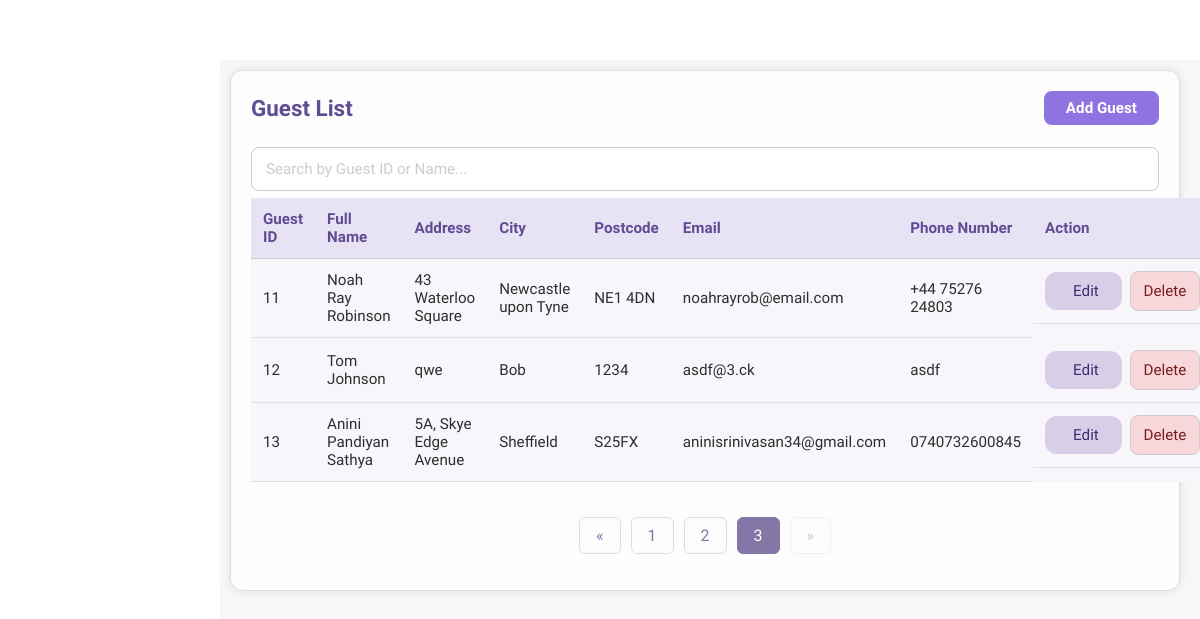
The app's page /guest.php?page=3 (signed in), older data.
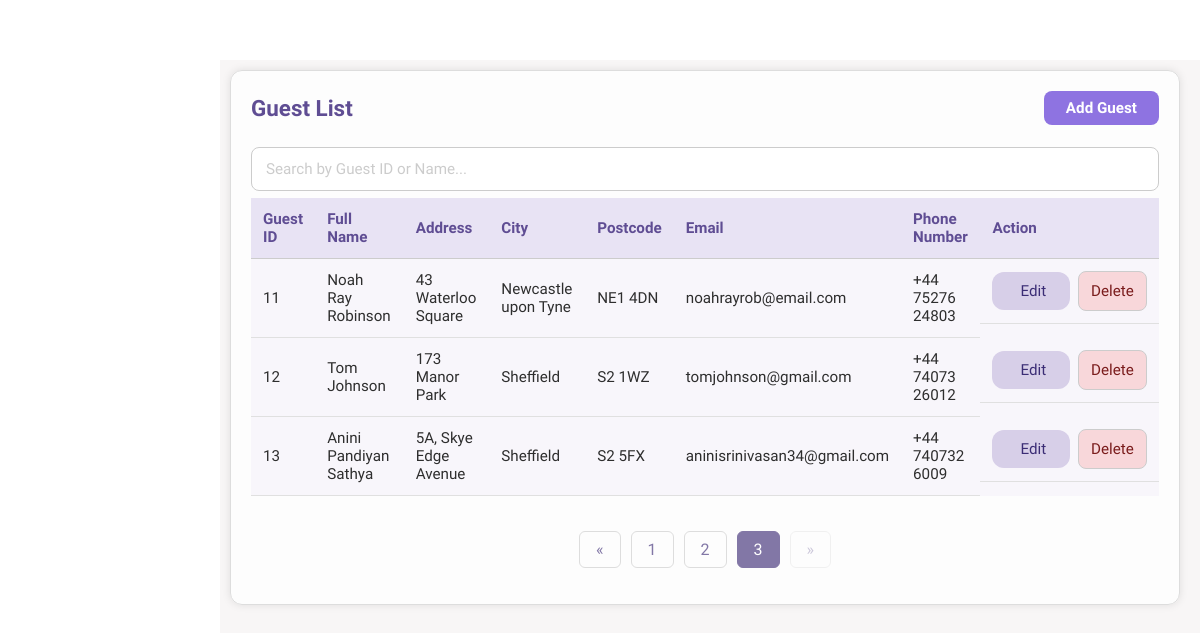
The same page, newer data.
### tables this page shows
CREATE TABLE GUEST(
GUEST_ID INTEGER NOT NULL PRIMARY KEY AUTOINCREMENT,
F_NAME TEXT NOT NULL,
M_NAME TEXT,
L_NAME TEXT NOT NULL,
GUEST_ADDRESS TEXT NOT NULL,
CITY TEXT NOT NULL,
POSTCODE TEXT NOT NULL,
GUEST_EMAIL TEXT NOT NULL UNIQUE,
GUEST_PHNO TEXT NOT NULL UNIQUE
);

### functions.php (the view, shortened to what this page needs)
<?php
function createDB()
{
    $db = new SQLite3('hotelSQL.db');
    $db->exec("PRAGMA foreign_keys = ON");
    return $db;
}
function GuestList($editingId = null, $limit = null, $offset = null)
{
    $db = createDB();
    $select_query = "SELECT * FROM GUEST ORDER BY GUEST_ID ASC";
    $select_query = applyPagination($select_query, $limit, $offset);
    $result = $db->query($select_query);
    while ($row = $result->fetchArray(SQLITE3_ASSOC)) {
        $name = trim($row['F_NAME'] . " " . $row['M_NAME'] . " " . $row['L_NAME']);
        if ($editingId == $row['GUEST_ID']) {
            echo "<form method='post'><tr>";
            echo "<td>" . $row['GUEST_ID'] . "</td>";
            echo "<input type='hidden' name='guest-id' value='" . $row['GUEST_ID'] . "'>";
            echo "<td>
                    <input type='text' name='fname' value='" . htmlspecialchars($row['F_NAME']) . "' required placeholder='First Name'><br>
                    <input type='text' name='mname' value='" . htmlspecialchars($row['M_NAME']) . "' placeholder='Middle Name'><br>
                    <input type='text' name='lname' value='" . htmlspecialchars($row['L_NAME']) . "' required placeholder='Last Name'>
                  </td>";
            echo "<td>
                    <input type='text' name='address'
                           value='" . htmlspecialchars($row['GUEST_ADDRESS']) . "' required>
                  </td>";
            echo "<td>
                    <input type='text' name='city'
                           value='" . htmlspecialchars($row['CITY']) . "' required>
                  </td>";
            echo "<td>
                    <input type='text' name='postcode'
                           value='" . htmlspecialchars($row['POSTCODE']) . "' required>
                  </td>";
            echo "<td>
                    <input type='email' name='email'
                           value='" . htmlspecialchars($row['GUEST_EMAIL']) . "' required>
                  </td>";
            echo "<td>
                    <input type='text' name='phone'
                           value='" . htmlspecialchars($row['GUEST_PHNO']) . "' required>
                  </td>";
            echo "<td>
                    <input type='submit' class='submit-btn' name='save' value='Save'>
                    <input type='submit' class='delete-button-in-list' name='cancel' value='Cancel'>
                  </td>";
            echo "</tr></form>";
        } else {
            echo "<form method='post'><tr>";
            echo "<td>" . $row['GUEST_ID'] . "</td>";
            echo "<td>" . $name . "</td>";
            echo "<td>" . $row['GUEST_ADDRESS'] . "</td>";
            echo "<td>" . $row['CITY'] . "</td>";
            echo "<td>" . $row['POSTCODE'] . "</td>";
            echo "<td>" . $row['GUEST_EMAIL'] . "</td>";
            echo "<td>" . $row['GUEST_PHNO'] . "</td>";
            echo "<td>
                    <input type='hidden' name='guest-id' value='" . $row['GUEST_ID'] . "'>
                    <input type='submit' class='edit-button-in-list' name='edit' value='Edit'>
                    <input type='button' class='delete-button-in-list' name='delete' value='Delete'>
                  </td>";
            echo "</tr></form>";
        }
    }
}
function applyPagination($sql, $limit, $offset)
{
    if ($limit !== null && $offset !== null) {
        $limit = (int) $limit;
        $offset = (int) $offset;
        $sql .= " LIMIT $limit OFFSET $offset";
    }
    return $sql;
}
?>

### guest.php (shortened to what this page needs)
<!DOCTYPE html>
<html lang="en">
<head>
    <link rel="stylesheet" href="style.css" />
</head>
<?php
require_once("functions.php");
$editingId = null;
$records_per_page = 5;
$current_page = isset($_GET["page"]) ? intval($_GET["page"]) : 1;
$db = createDB();
$total_query = "SELECT COUNT(*) AS total FROM GUEST";
$total_result = $db->query($total_query);
$total_row = $total_result->fetchArray(SQLITE3_ASSOC);
$total_records = (int) ($total_row['total'] ?? 0);
$total_pages = $total_records > 0 ? (int) ceil($total_records / $records_per_page) : 1;
$offset = ($current_page - 1) * $records_per_page;
?>
<body onload="loadNavbar()">
    <div class="main_content">
        <section class="add-container">
            <div class="heading-row">
                <h2>Guest List</h2>
                <a class="add-btn" href="guest-add.php">Add Guest</a>
            </div>
            <div class="search-bar">
                <input type="text" id="searchInput" placeholder="Search by Guest ID or Name..." autocomplete="off"
                    onkeyup="filterHotelList(this)">
            </div>
            <table class="base-table">
                <thead>
                    <tr>
                        <th>Guest ID</th>
                        <th>Full Name</th>
                        <th>Address</th>
                        <th>City</th>
                        <th>Postcode</th>
                        <th>Email</th>
                        <th>Phone Number</th>
                        <th>Action</th>
                    </tr>
                </thead>
                <tbody>
                    <?php GuestList($editingId, $records_per_page, $offset) ?>
                </tbody>
            </table>
            <br />
            <?php if ($total_records > $records_per_page): ?>
            <ul class="pagination">
                <?php if ($current_page > 1): ?>
                    <?php $prev_page = $current_page - 1; ?>
                    <li><a href="?page=<?= $prev_page ?>">&laquo;</a></li>
                <?php else: ?>
                    <li class="disabled"><span>&laquo;</span></li>
                <?php endif; ?>
                <?php for ($i = 1; $i <= $total_pages; $i++): ?>
                    <?php if ($i == $current_page): ?>
                        <li class="active"><span><?= $i ?></span></li>
                    <?php else: ?>
                        <li><a href="?page=<?= $i ?>"><?= $i ?></a></li>
                    <?php endif; ?>
                <?php endfor; ?>
                <?php if ($current_page < $total_pages): ?>
                    <?php $next_page = $current_page + 1; ?>
                    <li><a href="?page=<?= $next_page ?>">&raquo;</a></li>
                <?php else: ?>
                    <li class="disabled"><span>&raquo;</span></li>
                <?php endif; ?>
            </ul>
            <?php endif; ?>
        </section>
    </div>
</body>
</html>

### style.css (style rules this page uses)
html, body { margin: 0; padding: 0; box-sizing: border-box; }
*, *::before, *::after { box-sizing: inherit; }
* { font-family: "Source Sans Pro", Helvetica, sans-serif; }
input::placeholder { color: #ccc; }
.main_content { margin-top: 60px; margin-left: 220px; padding: 10px 20px 20px 10px; background: #f8f6f6; min-height: calc(100vh - 60px); color: #2e2e2e; flex: 1; overflow-x: hidden; }
.add-container h2 { color: #5f4d93; font-size: 1.4rem; font-weight: 700; margin-bottom: 20px; text-align: left; }
.add-container .search-bar { margin: 5px 0; padding: 2px 0; }
.add-container .search-bar input { display: block; width: 100%; padding: 12px 14px; border: 1px solid #ccc; }
.base-table { width: 100%; border-collapse: collapse; color: #2e2e2e; font-size: 0.95rem; background-color: #fff; }
.base-table thead { background-color: #e8e3f4; }
.base-table th { text-align: left; font-weight: 600; color: #5f4d93; padding: 12px; border-bottom: 1px solid #ccc; }
.base-table td { padding: 12px; border-bottom: 1px solid #e0e0e0; }
.base-table td:last-child { display: flex; justify-content: flex-start; align-items: center; gap: 8px; }
.base-table tr:nth-child(even) { background-color: #f8f6fb; }
.add-container { width: 100%; max-width: none; padding: 20px 20px 20px 20px; margin: 0 0 30px 0; background: rgba(255, 255, 255, 0.8); border-radius: 12px; border: 1px solid #ddd; box-shadow: 0 0 8px rgba(0, 0, 0, 0.1); }
.add-container input { padding: 10px; border: 1px solid #ccc; border-radius: 8px; font-size: 0.95rem; background-color: #fff; transition: border-color 0.3s, box-shadow 0.3s; }
.add-container td input[type="submit"] { padding: 10px 28px; border: none; border-radius: 12px; font-size: 0.95rem; font-weight: 500; cursor: pointer; }
.add-container .edit-button-in-list { background-color: #d7cfe8; color: #3b2d75; }
.add-container .delete-button-in-list { background-color: #f8d7da; color: #7a1c1c; }
.base-form input, .add-container input, .add-container select, .base-form select { width: 50%; max-width: 100%; }
.pagination { display: flex; justify-content: center; list-style-type: none; padding: 0; }
.pagination li { margin: 0 5px; }
.pagination a, .pagination span { text-decoration: none; color: #8277a6; padding: 8px 16px; border: 1px solid #ddd; border-radius: 6px; cursor: pointer; display: inline-block; }
.pagination li.active span { background-color: #8277a6; color: white; border-color: #8277a6; }
.pagination li.disabled span { opacity: 0.4; cursor: not-allowed; }
.add-btn { display: inline-block; padding: 8px 22px; background-color: #8e73e1; color: #fff; border-radius: 8px; font-weight: 600; font-size: 0.95rem; text-decoration: none; }
.heading-row { display: flex; align-items: center; justify-content: space-between; margin-bottom: 20px; }
.heading-row h2 { margin: 0; color: #5f4d93; font-size: 1.4rem; font-weight: 700; }
.edit-button-in-list, .delete-button-in-list { cursor: pointer; }

Row changes from the older to the newer data that the page shows:
changed guest "Tom Johnson": GUEST_ADDRESS "qwe" → "173 Manor Park"; CITY "Bob" → "Sheffield"; POSTCODE "1234" → "S2 1WZ"; GUEST_EMAIL "asdf@3.ck" → "tomjohnson@gmail.com"; GUEST_PHNO "asdf" → "+44 74073 26012"
changed guest "Anini Pandiyan Sathya": POSTCODE "S25FX" → "S2 5FX"; GUEST_PHNO "0740732600845" → "+44 740732 6009"
